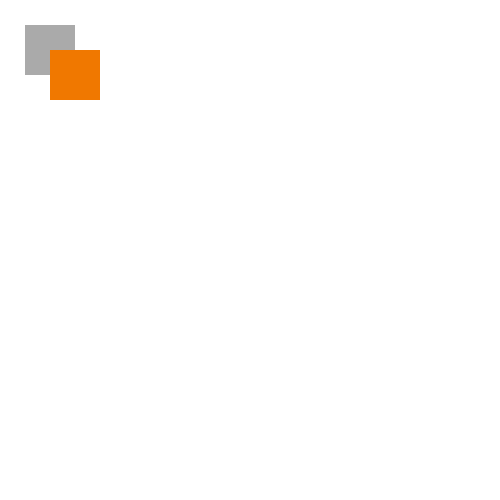
Frame 1 (no input)
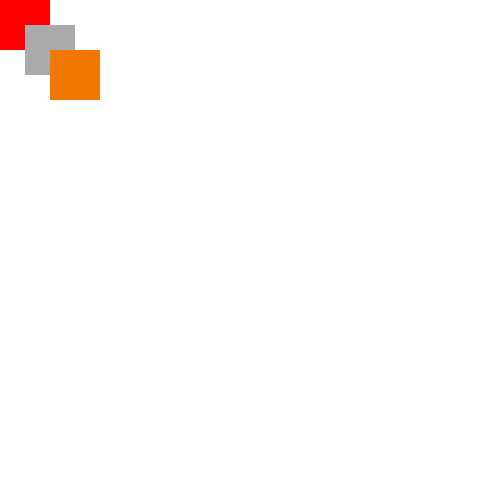
Frame 60 (the mouse pressed at the canvas centre just before this capture)
Frame 120 (the mouse held since frame 60 and released just before this capture): identical to frame 60, image omitted

The Processing sketch that drew these frames (run headless with seeded random() and noise(); from frame 60 on, the mouse is pressed at the canvas centre):

// Processing sketch: processing_128283
// ── processing_128283.pde

void setup() {
  size(500, 500);
  background(255);
  noStroke();
}

void draw() {
  rect(0, 0, 50, 50);
  fill(170);
  rect(25, 25, 50, 50);
  fill(240, 120, 0);
  rect(50, 50, 50, 50);
  fill(255, 0, 0);
}
